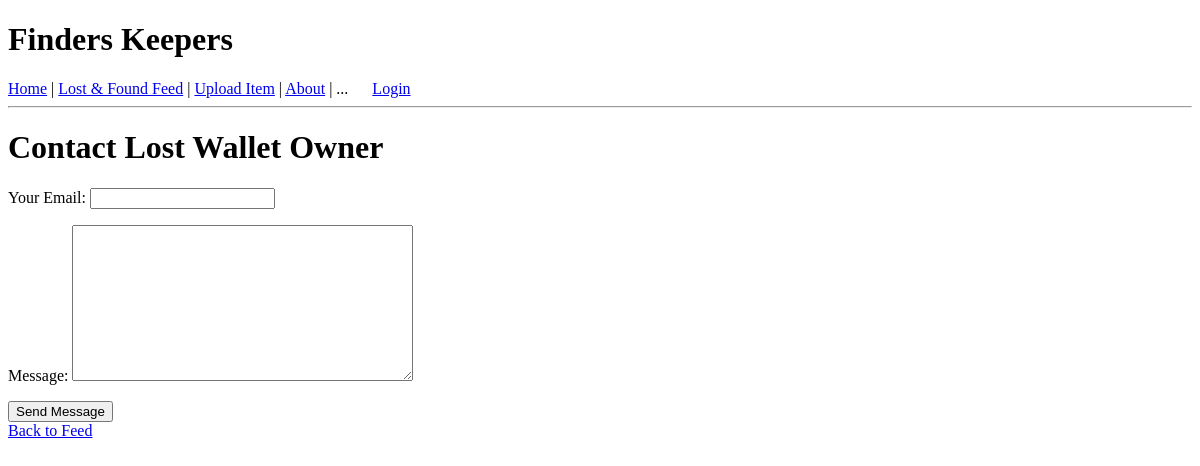
Before: /contact/1/ with the older database file.
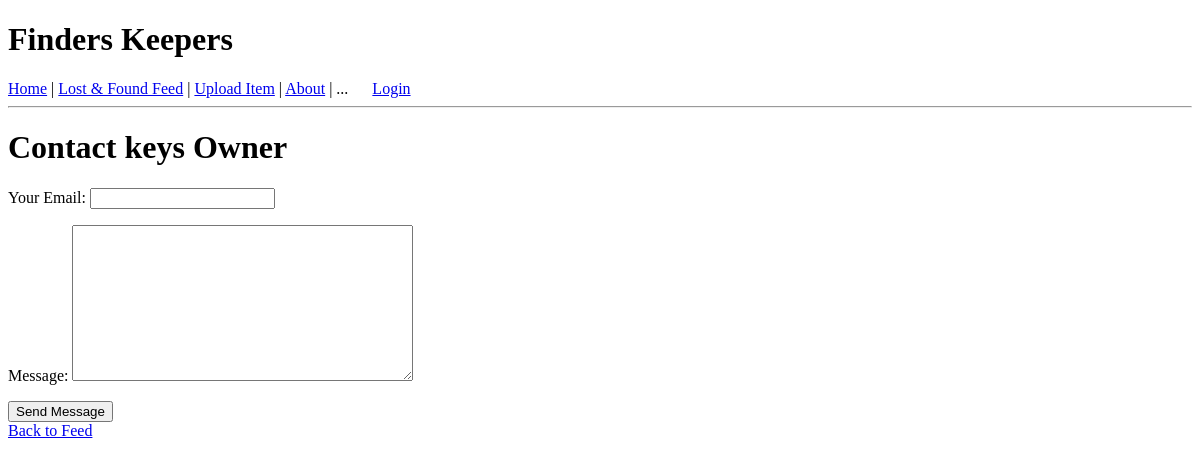
After: the same page with the newer database file.
### lostandfound/models.py (models this page shows, shortened)
class FoundItem(models.Model):
    user = models.ForeignKey(User, on_delete=models.CASCADE)
    title = models.CharField(max_length=100)
    description = models.TextField()
    location = models.CharField(max_length=100)
    date_found = models.DateField(auto_now_add=True)
    contact_info = models.CharField(max_length=100)
    keywords = models.CharField(max_length=200, help_text="Comma-separated keywords for search")

### lostandfound/views.py (the view)
# urls.py: path('contact/<int:post_id>/', views.contact_post_owner, name='contact_post_owner'),
def contact_post_owner(request, post_id):
    post = get_object_or_404(FoundItem, id=post_id)
    owner_email = post.user.email
    if request.method == "POST":
        form = ContactPostOwnerForm(request.POST)
        if form.is_valid():
            sender_email = form.cleaned_data['sender_email']
            message = form.cleaned_data['message']
            try:
                send_mail(
                    subject=f"Inquiry about: {post.title}",
                    message=f"{message}\n\nReply to: {sender_email}",
                    from_email=settings.DEFAULT_FROM_EMAIL,
                    recipient_list=[owner_email],
                    fail_silently=False,
                )
                return redirect('contact_success')
            except Exception as e:
                messages.error(request, f"Error sending email: {e}")
    else:
        form = ContactPostOwnerForm()
    return render(request, 'lostandfound/contact_post_owner.html', {
        'form': form,
        'post': post
    })

### lostandfound/forms.py
class ContactPostOwnerForm(forms.Form):
    sender_email = forms.EmailField(label="Your Email")
    message = forms.CharField(widget=forms.Textarea)

### lostandfound/templates/lostandfound/contact_post_owner.html (shortened to what this page needs)
{% extends 'lostandfound/base.html' %}
{% block content %}
<h1>Contact {{ post.title }} Owner</h1>
<form method="post">
    {{ form.as_p }}
    <button type="submit" class="btn btn-primary">Send Message</button>
</form>
<a href="{% url 'main_feed' %}">Back to Feed</a>
{% endblock %}

Changed rows visible on the page:
changed FoundItem: title "Lost Wallet" → "keys"
